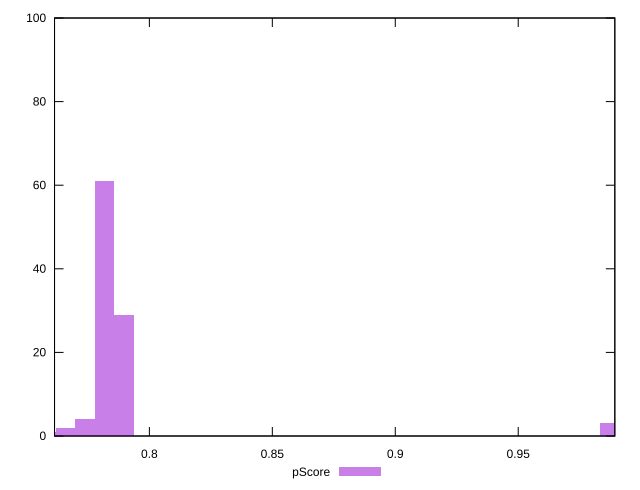

Write the gnuplot code that produced this figure.
reset

$pScore <<EOF
0.7896103486805967 29
0.7817142451937907 61
0.9870129358507459 3
0.7738181417069847 4
0.7659220382201788 2
0.7580259347333729 1
EOF

set key outside below
set boxwidth 0.007896103486805967
set xrange [0.7614297365308249:0.9892867507212351]
set yrange [0:100]
set trange [0:100]
set style fill transparent solid 0.5 noborder
set terminal svg size 640, 490 enhanced background rgb 'white'
set output "report_00009_2021-02-08T22-37-41.559Z/interactive/samples/pages+cached+noadtech/pScore/histogram.svg"

plot $pScore title "pScore" with boxes

reset
